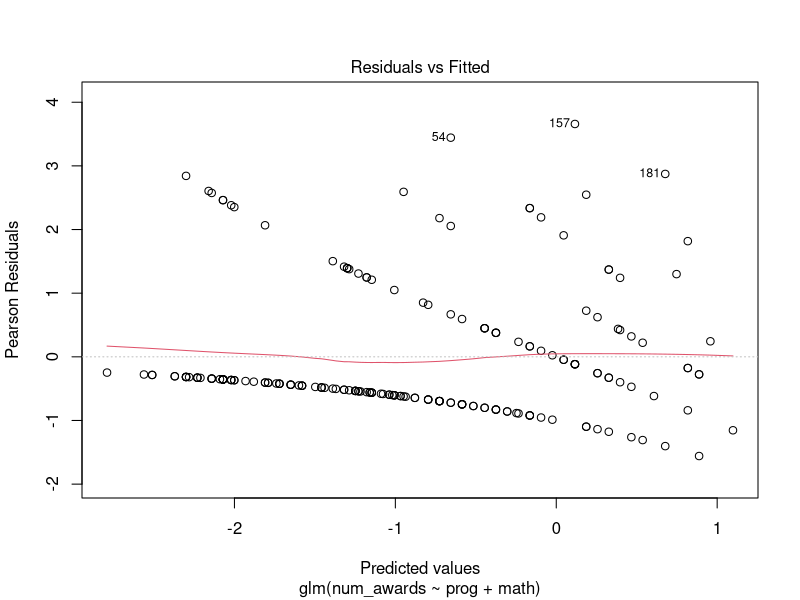
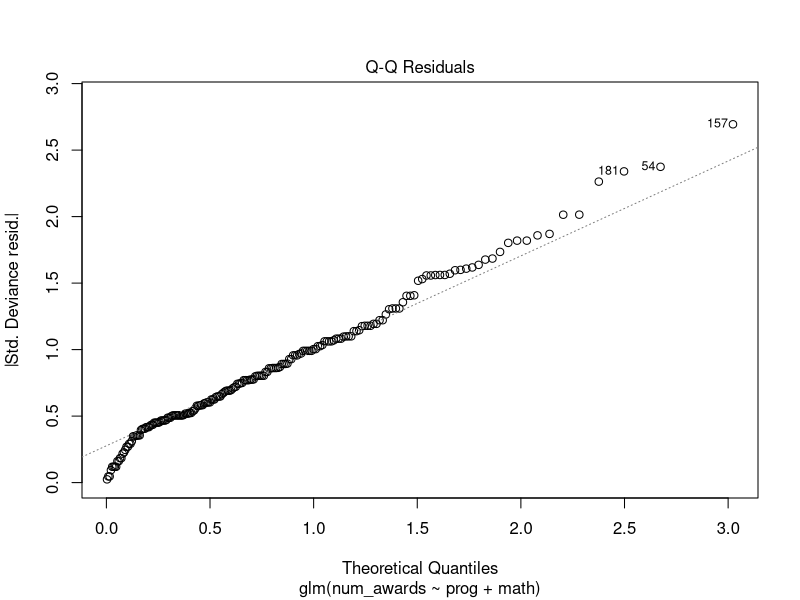

Recreate these plots in R, in order.
## ---- chunk 1
    library(tidyverse)
    award <- read.csv('Data/awards.csv')
## ---- chunk 2
# using poisson bc awards is a count variable 
mod <- glm(num_awards ~ prog + math, family = poisson, data = award)
summary(mod)
## ---- chunk 3
confint(mod, 'progVocational')
## ---- chunk 4
summary(mod)
chi2 <- mod$null.deviance - mod$deviance
df   <- mod$df.null - mod$df.residual
pchisq(chi2, df, lower.tail = FALSE)
chi2
## ---- chunk 5
mod_int <- glm(num_awards ~ prog + math + prog:math, data = award, family = poisson)
anova(mod_int, mod)
## ---- chunk 6
plot(mod,1)
plot(mod,2)
library(lmtest)
bptest(mod)
ks.test(rstandard(mod), 'pnorm')
